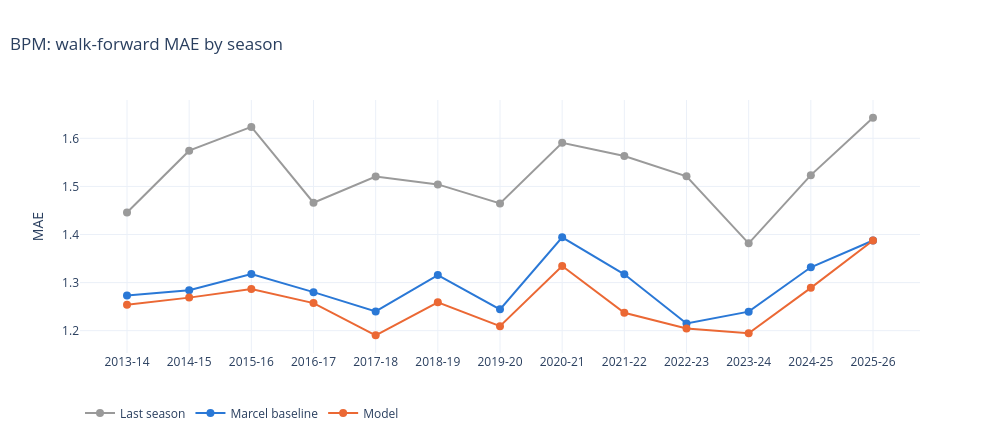
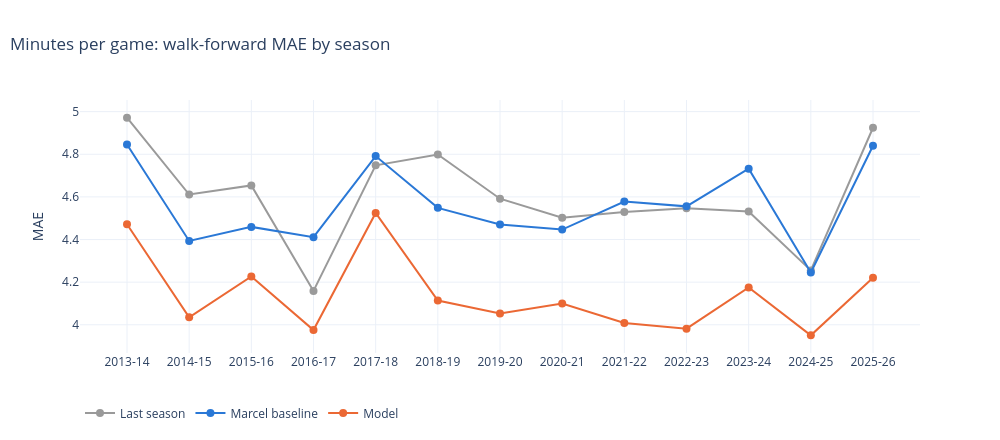
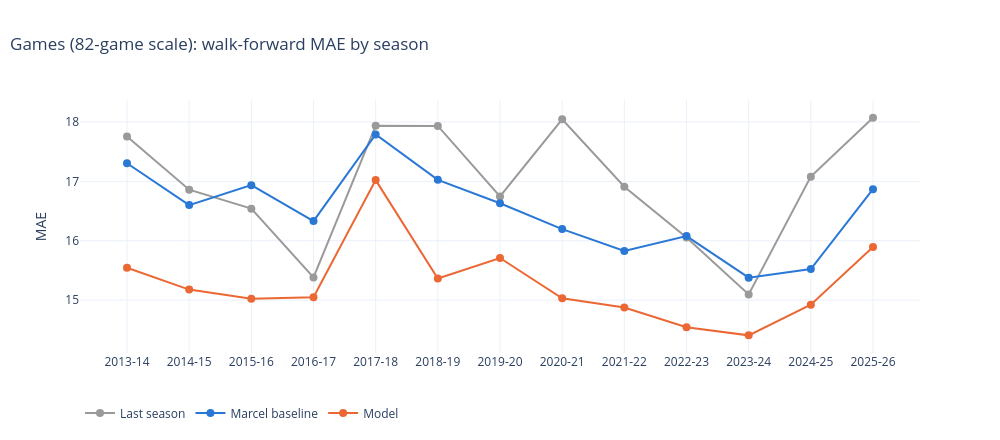

Notebook cell for these charts, in order:
### Code cell
by_season = evaluate(frame, preds, by_season=True)
for target in ["bpm", "mp_per_g", "games"]:
    plot_mae_by_season(by_season, target).show()

### Figure 1 — Plotly figure (JSON) as saved in the notebook; plotly's stock layout.template omitted (floating-point values rounded to 4 significant figures)
{"data": [{"customdata": [310, 329, 317, 314, 305, 325, 306, 327, 333, 337, 326, 335, 336], "hovertemplate": "<b>Last season</b> %{x}<br>MAE %{y:.3f} (n=%{customdata})<extra></extra>", "line": {"color": "#9a9a9a", "width": 2}, "marker": {"color": "#9a9a9a", "size": 8}, "mode": "lines+markers", "name": "Last season", "type": "scatter", "x": ["2013-14", "2014-15", "2015-16", "2016-17", "2017-18", "2018-19", "2019-20", "2020-21", "2021-22", "2022-23", "2023-24", "2024-25", "2025-26"], "y": [1.446, 1.574, 1.624, 1.466, 1.521, 1.504, 1.465, 1.591, 1.563, 1.521, 1.382, 1.523, 1.643]}, {"customdata": [310, 329, 317, 314, 305, 325, 306, 327, 333, 337, 326, 335, 336], "hovertemplate": "<b>Marcel baseline</b> %{x}<br>MAE %{y:.3f} (n=%{customdata})<extra></extra>", "line": {"color": "#2a78d6", "width": 2}, "marker": {"color": "#2a78d6", "size": 8}, "mode": "lines+markers", "name": "Marcel baseline", "type": "scatter", "x": ["2013-14", "2014-15", "2015-16", "2016-17", "2017-18", "2018-19", "2019-20", "2020-21", "2021-22", "2022-23", "2023-24", "2024-25", "2025-26"], "y": [1.273, 1.284, 1.318, 1.28, 1.24, 1.316, 1.244, 1.394, 1.317, 1.215, 1.24, 1.332, 1.388]}, {"customdata": [310, 329, 317, 314, 305, 325, 306, 327, 333, 337, 326, 335, 336], "hovertemplate": "<b>Model</b> %{x}<br>MAE %{y:.3f} (n=%{customdata})<extra></extra>", "line": {"color": "#eb6834", "width": 2}, "marker": {"color": "#eb6834", "size": 8}, "mode": "lines+markers", "name": "Model", "type": "scatter", "x": ["2013-14", "2014-15", "2015-16", "2016-17", "2017-18", "2018-19", "2019-20", "2020-21", "2021-22", "2022-23", "2023-24", "2024-25", "2025-26"], "y": [1.254, 1.269, 1.287, 1.257, 1.19, 1.259, 1.209, 1.335, 1.237, 1.205, 1.195, 1.289, 1.387]}], "layout": {"height": 440, "hoverlabel": {"bgcolor": "white"}, "hovermode": "x unified", "legend": {"orientation": "h", "x": 0, "y": -0.18}, "title": {"text": "BPM: walk-forward MAE by season", "x": 0.01}, "width": 1000, "yaxis": {"title": {"text": "MAE"}}}}

### Figure 2 — Plotly figure (JSON) as saved in the notebook; plotly's stock layout.template omitted (floating-point values rounded to 4 significant figures)
{"data": [{"customdata": [403, 409, 401, 396, 413, 421, 409, 444, 477, 452, 471, 462, 476], "hovertemplate": "<b>Last season</b> %{x}<br>MAE %{y:.3f} (n=%{customdata})<extra></extra>", "line": {"color": "#9a9a9a", "width": 2}, "marker": {"color": "#9a9a9a", "size": 8}, "mode": "lines+markers", "name": "Last season", "type": "scatter", "x": ["2013-14", "2014-15", "2015-16", "2016-17", "2017-18", "2018-19", "2019-20", "2020-21", "2021-22", "2022-23", "2023-24", "2024-25", "2025-26"], "y": [4.972, 4.611, 4.654, 4.159, 4.748, 4.799, 4.591, 4.503, 4.529, 4.547, 4.531, 4.255, 4.924]}, {"customdata": [403, 409, 401, 396, 413, 421, 409, 444, 477, 452, 471, 462, 476], "hovertemplate": "<b>Marcel baseline</b> %{x}<br>MAE %{y:.3f} (n=%{customdata})<extra></extra>", "line": {"color": "#2a78d6", "width": 2}, "marker": {"color": "#2a78d6", "size": 8}, "mode": "lines+markers", "name": "Marcel baseline", "type": "scatter", "x": ["2013-14", "2014-15", "2015-16", "2016-17", "2017-18", "2018-19", "2019-20", "2020-21", "2021-22", "2022-23", "2023-24", "2024-25", "2025-26"], "y": [4.846, 4.393, 4.459, 4.411, 4.791, 4.548, 4.471, 4.447, 4.578, 4.556, 4.732, 4.245, 4.84]}, {"customdata": [403, 409, 401, 396, 413, 421, 409, 444, 477, 452, 471, 462, 476], "hovertemplate": "<b>Model</b> %{x}<br>MAE %{y:.3f} (n=%{customdata})<extra></extra>", "line": {"color": "#eb6834", "width": 2}, "marker": {"color": "#eb6834", "size": 8}, "mode": "lines+markers", "name": "Model", "type": "scatter", "x": ["2013-14", "2014-15", "2015-16", "2016-17", "2017-18", "2018-19", "2019-20", "2020-21", "2021-22", "2022-23", "2023-24", "2024-25", "2025-26"], "y": [4.471, 4.035, 4.227, 3.975, 4.525, 4.114, 4.053, 4.099, 4.009, 3.982, 4.175, 3.95, 4.221]}], "layout": {"height": 440, "hoverlabel": {"bgcolor": "white"}, "hovermode": "x unified", "legend": {"orientation": "h", "x": 0, "y": -0.18}, "title": {"text": "Minutes per game: walk-forward MAE by season", "x": 0.01}, "width": 1000, "yaxis": {"title": {"text": "MAE"}}}}

### Figure 3 — Plotly figure (JSON) as saved in the notebook; plotly's stock layout.template omitted (floating-point values rounded to 4 significant figures)
{"data": [{"customdata": [403, 409, 401, 396, 413, 421, 409, 444, 477, 452, 471, 462, 476], "hovertemplate": "<b>Last season</b> %{x}<br>MAE %{y:.3f} (n=%{customdata})<extra></extra>", "line": {"color": "#9a9a9a", "width": 2}, "marker": {"color": "#9a9a9a", "size": 8}, "mode": "lines+markers", "name": "Last season", "type": "scatter", "x": ["2013-14", "2014-15", "2015-16", "2016-17", "2017-18", "2018-19", "2019-20", "2020-21", "2021-22", "2022-23", "2023-24", "2024-25", "2025-26"], "y": [17.76, 16.86, 16.54, 15.38, 17.94, 17.93, 16.75, 18.05, 16.91, 16.06, 15.1, 17.08, 18.07]}, {"customdata": [403, 409, 401, 396, 413, 421, 409, 444, 477, 452, 471, 462, 476], "hovertemplate": "<b>Marcel baseline</b> %{x}<br>MAE %{y:.3f} (n=%{customdata})<extra></extra>", "line": {"color": "#2a78d6", "width": 2}, "marker": {"color": "#2a78d6", "size": 8}, "mode": "lines+markers", "name": "Marcel baseline", "type": "scatter", "x": ["2013-14", "2014-15", "2015-16", "2016-17", "2017-18", "2018-19", "2019-20", "2020-21", "2021-22", "2022-23", "2023-24", "2024-25", "2025-26"], "y": [17.31, 16.6, 16.94, 16.33, 17.79, 17.03, 16.63, 16.2, 15.83, 16.08, 15.38, 15.52, 16.87]}, {"customdata": [403, 409, 401, 396, 413, 421, 409, 444, 477, 452, 471, 462, 476], "hovertemplate": "<b>Model</b> %{x}<br>MAE %{y:.3f} (n=%{customdata})<extra></extra>", "line": {"color": "#eb6834", "width": 2}, "marker": {"color": "#eb6834", "size": 8}, "mode": "lines+markers", "name": "Model", "type": "scatter", "x": ["2013-14", "2014-15", "2015-16", "2016-17", "2017-18", "2018-19", "2019-20", "2020-21", "2021-22", "2022-23", "2023-24", "2024-25", "2025-26"], "y": [15.54, 15.18, 15.02, 15.05, 17.02, 15.36, 15.71, 15.03, 14.88, 14.54, 14.41, 14.92, 15.9]}], "layout": {"height": 440, "hoverlabel": {"bgcolor": "white"}, "hovermode": "x unified", "legend": {"orientation": "h", "x": 0, "y": -0.18}, "title": {"text": "Games (82-game scale): walk-forward MAE by season", "x": 0.01}, "width": 1000, "yaxis": {"title": {"text": "MAE"}}}}
